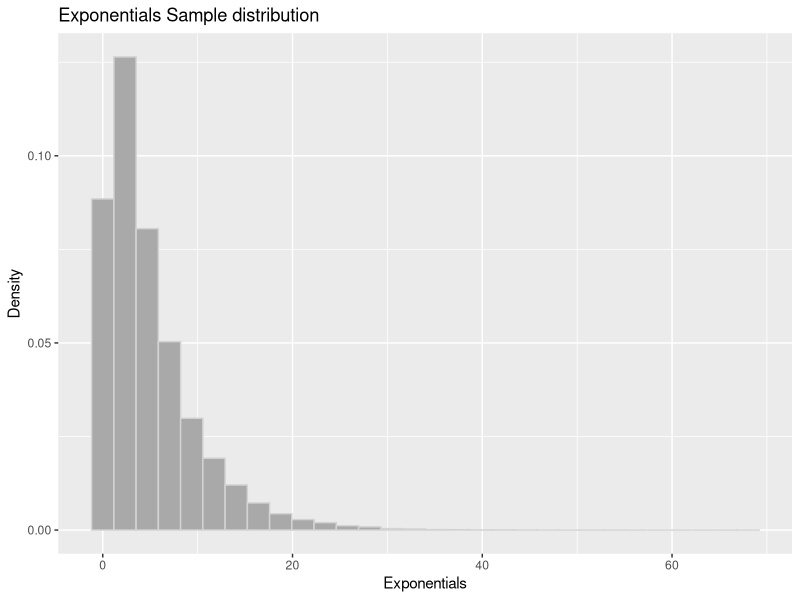
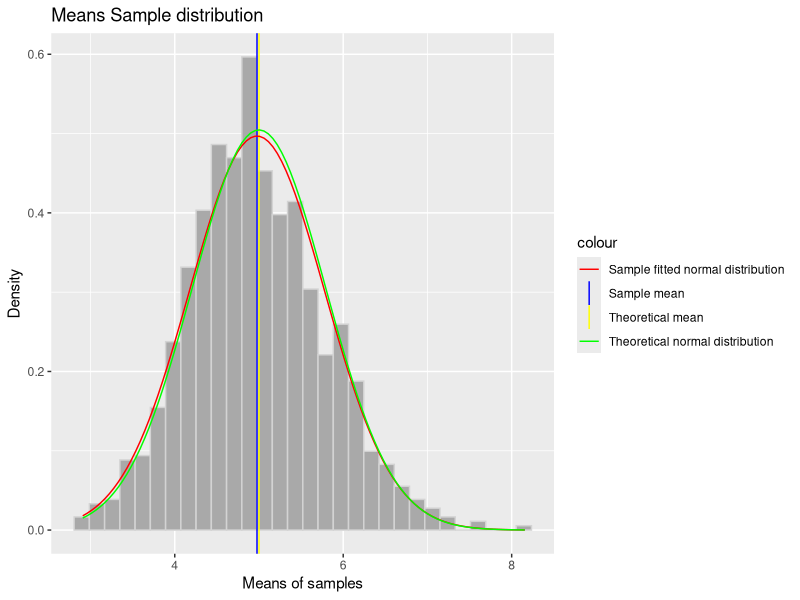

Generate these figures, in order, with R:
## ---- chunk 1
knitr::opts_chunk$set(echo = TRUE)
knitr::opts_chunk$set(warning = F)
library(ggplot2)
library(datasets)
## ---- chunk 2
lambda <- 0.2
sample_size <- 40
no_of_simulations <- 1000
set.seed(712)
## ---- chunk 3
exp_simulations <- t(replicate(no_of_simulations, rexp(40, rate = lambda)))
samples_exp_means <- apply(exp_simulations, 1, mean)
## ---- chunk 4

exponential_mean <- 1/lambda
exponential_standard_deviation <- 1/lambda
exponential_variance <- exponential_standard_deviation ^2

theo_dist_mean <- exponential_mean
theo_dist_sd <- exponential_standard_deviation / sqrt(sample_size)
theo_dist_var <- exponential_variance / sample_size
## ---- chunk 5
sample_mean <- mean(samples_exp_means)
## ---- chunk 6
sample_var <- var(samples_exp_means)
sample_sd <- sd(samples_exp_means)
## ---- chunk 7
random_exp <- data.frame(exps = as.vector(exp_simulations))
ggplot(random_exp, aes(exps)) +
    geom_histogram(aes(y= ..density..), color = "lightgrey", fill = "darkgrey", bins = 30) +
    labs(title = "Exponentials Sample distribution", x = "Exponentials", y = "Density")
## ---- chunk 8
samples_exp_means <- data.frame(means = samples_exp_means)
p <- ggplot(samples_exp_means, aes(means))
p + geom_histogram(aes(y = ..density..), color = "lightgrey", fill = "darkgrey", bins = 30) +
    geom_vline(aes(xintercept = mean(samples_exp_means$means), color = "Sample mean")) +
    geom_vline(aes(xintercept = theo_dist_mean, color = "Theoretical mean")) +
    stat_function(fun = dnorm, args = list(mean = sample_mean, sd = sample_sd)
                  , aes(color = "Sample fitted normal distribution")) +
    stat_function(fun = dnorm, args = list(mean = theo_dist_mean, sd = theo_dist_sd),
                  aes(colour = "Theoretical normal distribution")) +
    labs(title = "Means Sample distribution", x = "Means of samples", y = "Density") +
    scale_color_manual(values = c("red", "blue", "Yellow", "green"))
